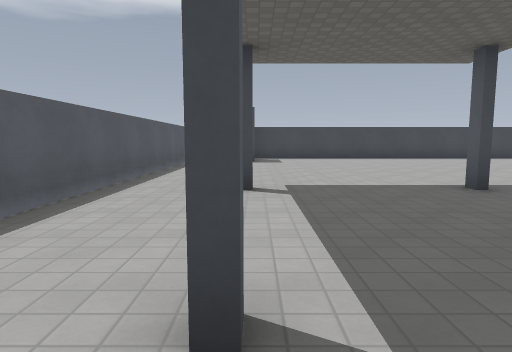
[1] (above)

17 first-person views from a walk through a 3-D level made in the Godot game engine. The camera is 1.3 m above the floor, tilts 6° down and sees 75° across. The floor is counted in squares, 2 m on a side. Each view is taken from the middle of a square. On the plan, view 1 faces up. The plan holds only what a view shows up to about 10 squares ahead; the rest is blank. The place goes on beyond the plan. Surface patterns are stand-ins for the level's own textures.

[2]
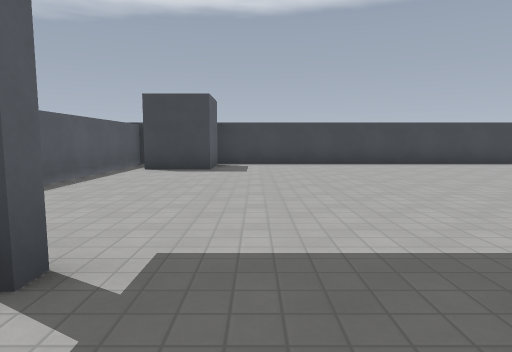

[3]
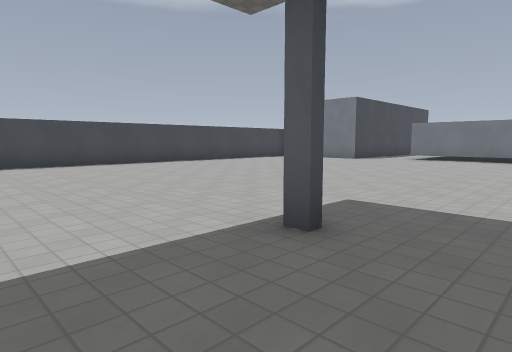

[4]
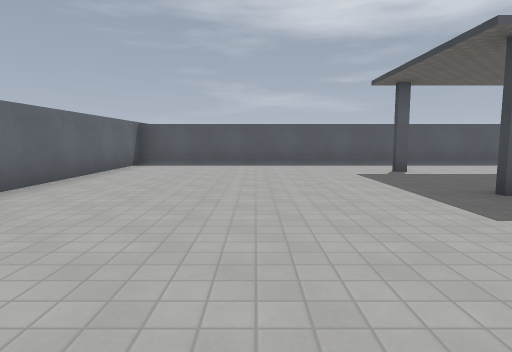

[5]
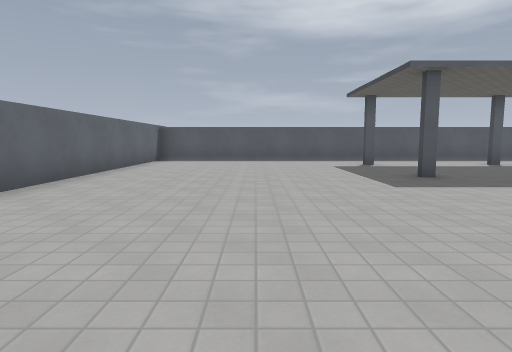

[6]
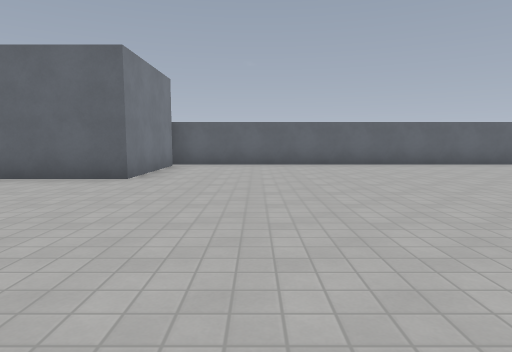

[7]
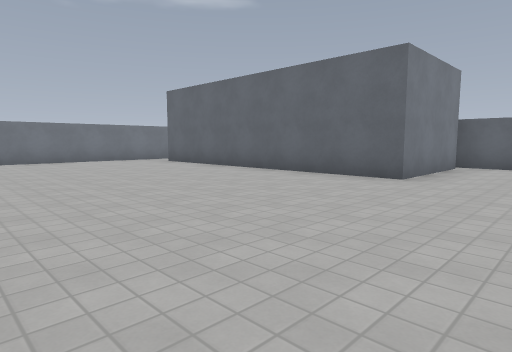

[8]
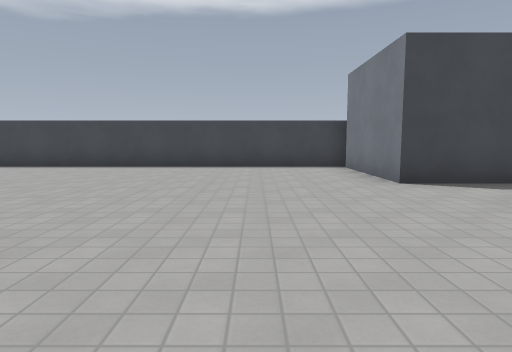

[9]
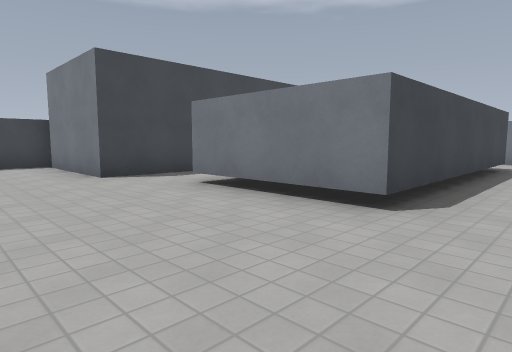

[10]
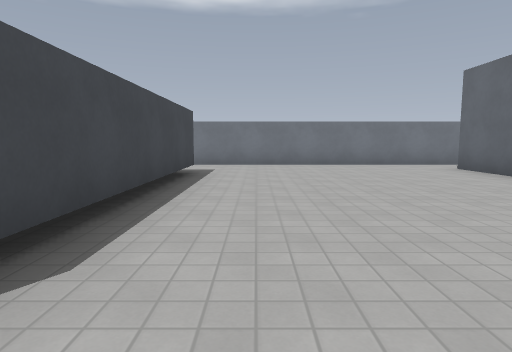

[11]
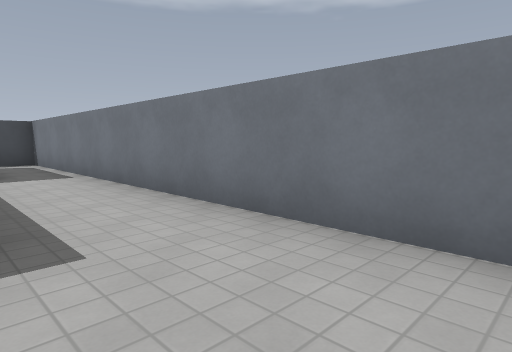

[12]
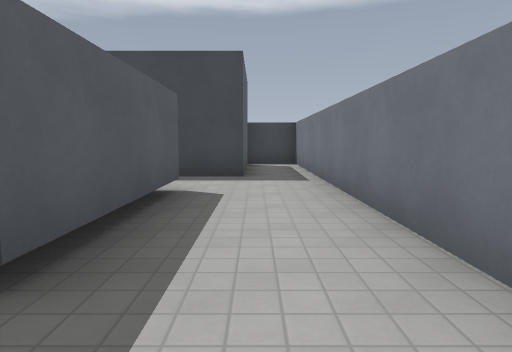

[13]
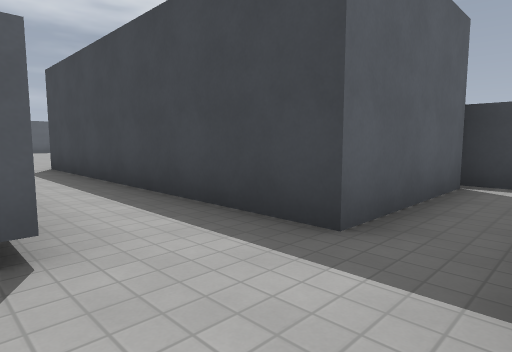

[14]
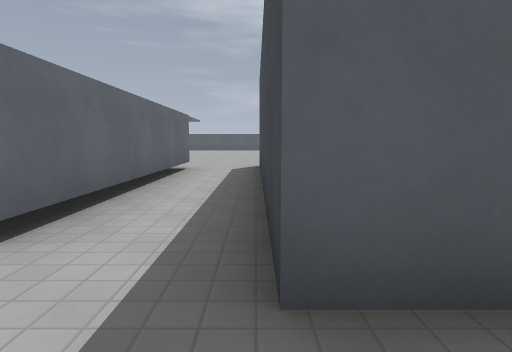

[15]
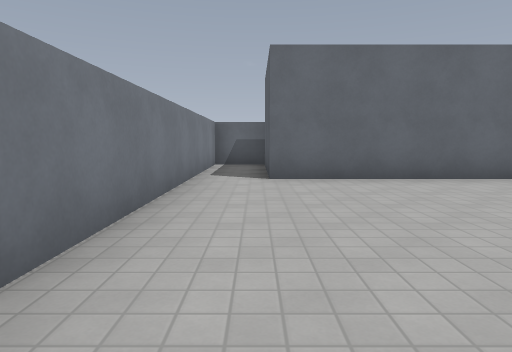

[16]
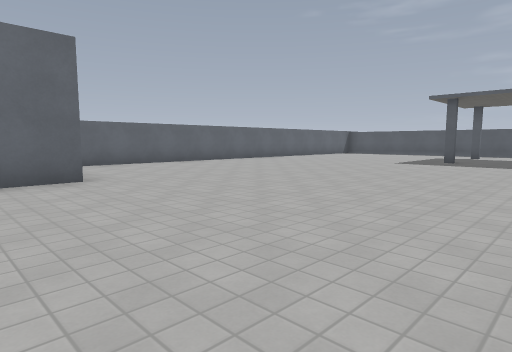

[17]
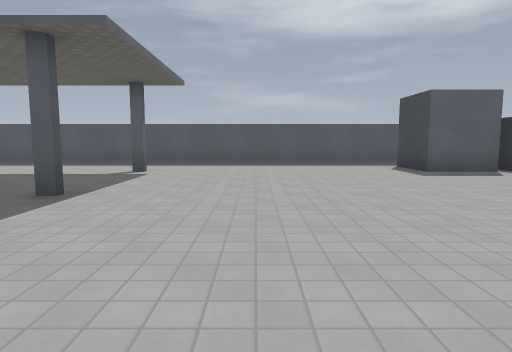

### Floor plan
Points are (right, up) in squares from view 1. A wall is a line through its corners. A room is listed if a view was taken in it or the views show most of it. See-through windows are left out.
Room 1 (views 1, 2, 3, 4, 5, 6, 7, 8, 9, 10, 11, 12, 13, 14, 15, 16, 17)
walls: (13, 4.3) (13, 7.4) (19, 7.4) (19, 4.3) (13, 4.3); (12.2, -4.9) (12.2, -1.7) (19.8, -1.7) (19.8, -4.6); (12.4, 12.6) (-2.3, 12.6) (-2.3, -5.3) (12.4, -5.3); (0, 12.2) (0, 10.6) (-1.6, 10.6); (19.8, -5.3) (21.1, -5.3) (21.1, 12.6) (19.6, 12.6); (19.8, 12.2) (19.8, 9.1) (12.2, 9.1) (12.2, 12.2)

Positions as (right, up) in squares from view 1, and headings:
1: (0, 0), facing up
2: (1, 3), facing up
3: (1, 3), facing up-right
4: (7, -2), facing left
5: (9, -2), facing left
6: (10, 4), facing down
7: (10, 4), facing down-right
8: (10, 4), facing up
9: (10, 3), facing up-right
10: (12, 3), facing right
11: (19, 2), facing up-right
12: (20, 3), facing up
13: (21, 7), facing up-left
14: (21, 9), facing left
15: (20, 4), facing down
16: (14, 4), facing down-left
17: (7, 7), facing left
